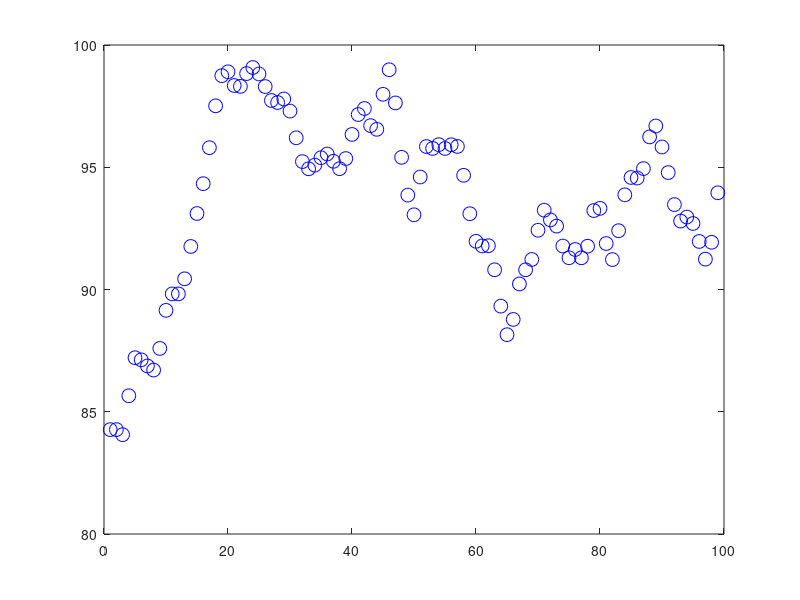

MATLAB code to generate this figure: (Note: this script raises an error after producing the figure.)
data = load('dataset.txt') % Load the dataset
X = data(:,1) % Setting the value of X to the first column of dataset
y = data(:,2) % Setting the value of y to the second column of the dataset
m = length(y);
plot(X, y, 'bo', 'MarkerSize', 10) % Plotting the data
X = [ones(m,1), data(:,1)]
theta = zeros(2,1); % Initializing theta
J = computeCost(X, y, theta); % Setting J equal to the cost function
iterations = 90000 % number of iterations
alpha = 0.0004; % Learning Rate
theta = gradientDescent(X,y,theta,alpha,iterations) % Adjusting theta to the point where J(Cost Function) is minimum
hold on;
plot(X(:,2), X*theta, 'r-', 'MarkerSize', 20) % Plotting a line with slope theta
n = input("Enter the ID to predict Heart Rate: ") % Taking input to predict population
predicted_heartrate = [1, n]*theta